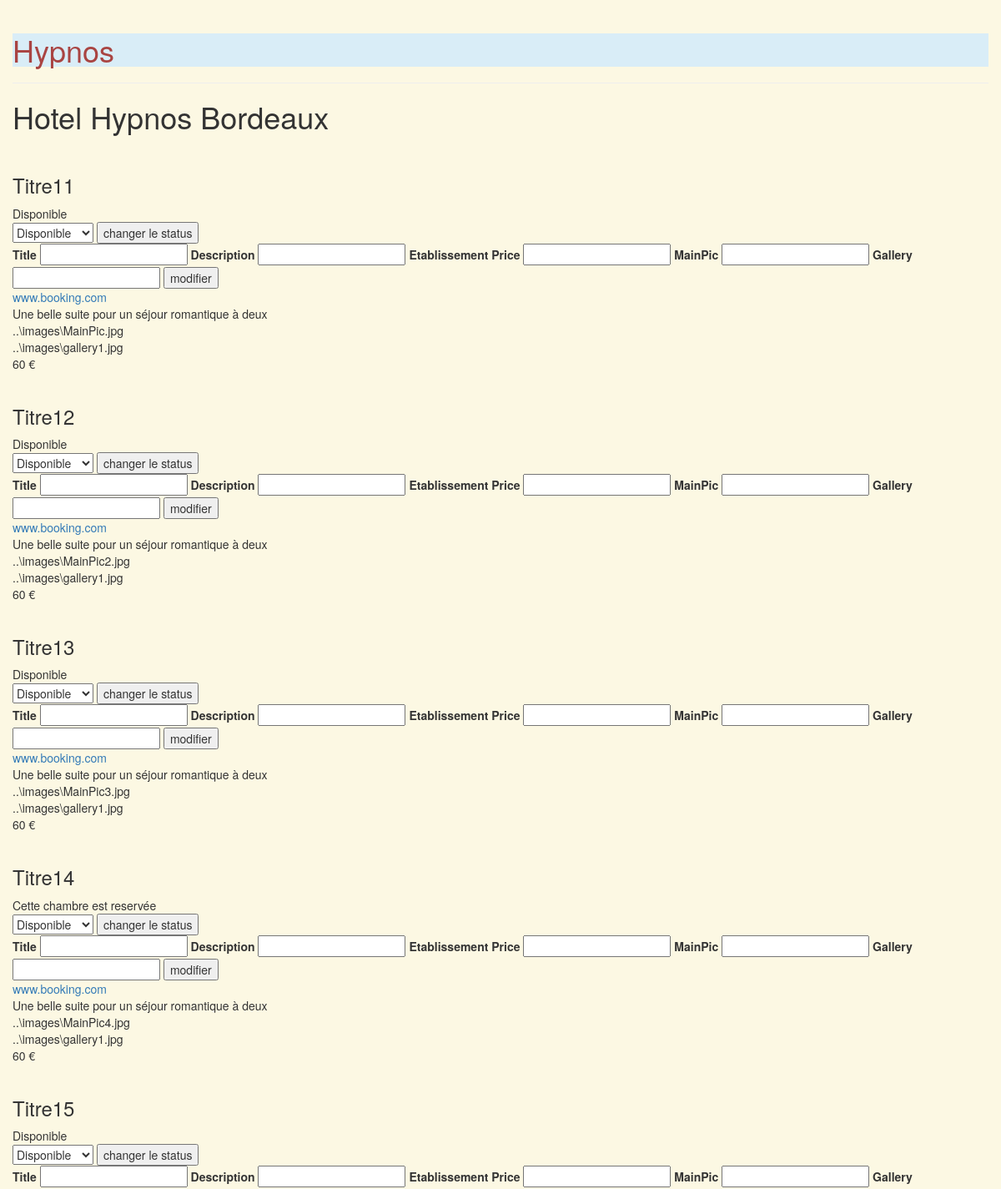
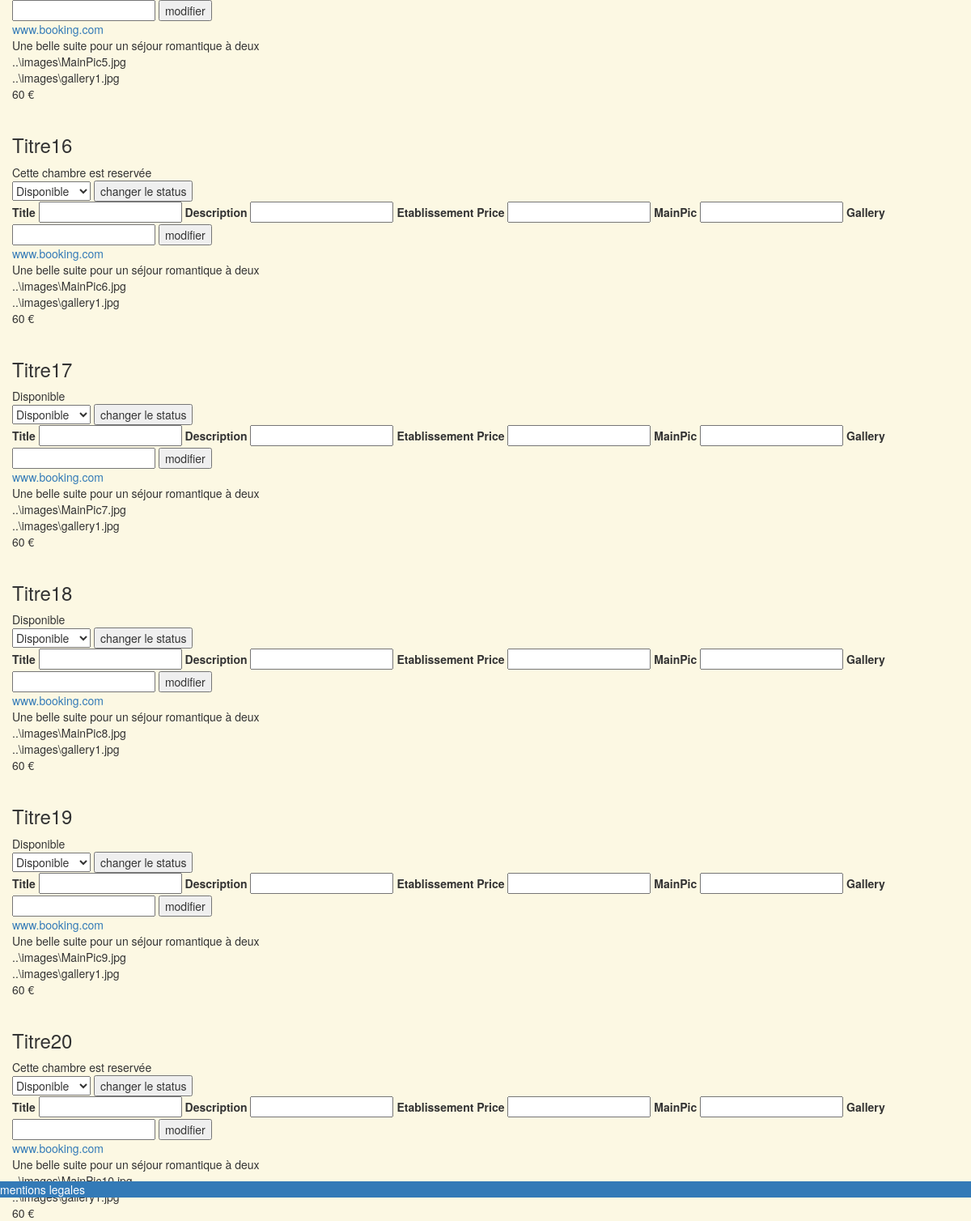
/Front/PageEtablissement.php (signed in), run on the app's committed database (2 pictures, top to bottom).
### tables this page shows
CREATE TABLE IF NOT EXISTS Establishment(
  ID INTEGER NOT NULL AUTO_INCREMENT,
  Address VARCHAR(250) NOT NULL,
  City VARCHAR(250) NOT NULL,
  Name VARCHAR(250) NOT NULL,
  Manager INTEGER NOT NULL,
  FOREIGN KEY(Manager) REFERENCES User(ID),
  PRIMARY KEY(ID)
);

CREATE TABLE IF NOT EXISTS Suite(
  ID INTEGER NOT NULL AUTO_INCREMENT,
  Title VARCHAR(250) NOT NULL,  
  Establishment INTEGER NOT NULL,  
  Price DECIMAL NOT NULL,  
  IsOccupied BOOLEAN NOT NULL,  
  BookingLink VARCHAR(250) NOT NULL,  
  Description VARCHAR(1000) NOT NULL,  
  MainPic VARCHAR(250) NOT NULL,  
  Gallery VARCHAR(250) NOT NULL,
  Gallery2 VARCHAR(250) NOT NULL,
  Gallery3 VARCHAR(250) NOT NULL,
  FOREIGN KEY(Establishment) REFERENCES Establishment(ID),  
  PRIMARY KEY(ID)
);

### Back/ConnectToDatabase.php (called while the page is built, shortened)
<?php
function selectFromDatabase($table, $key, $data, $conn){
  $sql = "SELECT * FROM $table WHERE $key = '$data'";
  $result = mysqli_query($conn, $sql);
  $row = mysqli_fetch_all($result, MYSQLI_ASSOC);
  return $row;
}

### Back/DisplaySuite.php (the view, shortened to what this page needs)
<?php
require_once 'ConnectToDatabase.php';
if(isset($_SESSION['Role']) && ($_SESSION['Role'] == 2)){
  $Manager = $_SESSION['ID'];
  $establishments = selectFromDatabase('Establishment', 'Manager', $Manager, $conn);
  foreach($establishments as $establishment){
    $establishmentID = $establishment['ID'];
    $establishmentName = $establishment['Name'];
  }
  echo '<h1>'.$establishmentName.'</h1>' ;
  $suites = selectFromDatabase('Suite', 'Establishment', $establishmentID, $conn);
  foreach($suites as $suite){
       echo '<h3>'.htmlspecialchars($suite['Title']).'</br></h3>';
       $isOccupied = $suite['IsOccupied'];
       if($isOccupied == 1){
         echo "Cette chambre est reservée</br>";
       }else{
         echo "Disponible</br>";
       }
       require '../back/formChangeSuiteStatus.php';
       require '../back/formModifySuite.php';
       echo  '<a href="../www.booking.com">'.htmlspecialchars($suite['BookingLink']).'</a></br>';
       echo $suite['Description'].'</br>';
       echo $suite['MainPic'].'</br>';
       echo $suite['Gallery'].'</br>';
       echo $suite['Price'].' €'.'</br>';
     }
}

### Back/formChangeSuiteStatus.php (shortened to what this page needs)
<form method="POST" action="../Back/scriptChangeSuiteStatus.php" enctype="multipart/form-data">
    <select name="isOccupied">
        <option value="0">Disponible</option>
    </select>
    <button type="submit">changer le status</button>
</form>

### Back/formModifySuite.php (shortened to what this page needs)
<form method="POST" action="../back/scriptModifySuite.php"enctype="multipart/form-data">
    <label>Title</label>
    <input name="Title" type="text">
    <label>Description</label>
    <input name="Description" type="text">
    <label>Etablissement</label>
    <label>Price</label>
    <input name="Price" type="int">
    <label>MainPic</label>
    <input name="MainPic" type="text">
    <label>Gallery</label>
    <input name="Gallery" type="text">
    <button type="submit">modifier</button>
</form>

### data on the page
establishment: Name "Hotel Hypnos Bordeaux"
suite: Title "Titre11", IsOccupied "Disponible", BookingLink "www.booking.com", Description "Une belle suite pour un séjour romantique à deux", MainPic "..\\images\\MainPic.jpg", Gallery "..\\images\\gallery1.jpg", Price "60"
suite: Title "Titre12", IsOccupied "Disponible", BookingLink "www.booking.com", Description "Une belle suite pour un séjour romantique à deux", MainPic "..\\images\\MainPic2.jpg", Gallery "..\\images\\gallery1.jpg", Price "60"
suite: Title "Titre13", IsOccupied "Disponible", BookingLink "www.booking.com", Description "Une belle suite pour un séjour romantique à deux", MainPic "..\\images\\MainPic3.jpg", Gallery "..\\images\\gallery1.jpg", Price "60"
suite: Title "Titre14", IsOccupied "Cette chambre est reservée", BookingLink "www.booking.com", Description "Une belle suite pour un séjour romantique à deux", MainPic "..\\images\\MainPic4.jpg", Gallery "..\\images\\gallery1.jpg", Price "60"
suite: Title "Titre15", IsOccupied "Disponible", BookingLink "www.booking.com", Description "Une belle suite pour un séjour romantique à deux", MainPic "..\\images\\MainPic5.jpg", Gallery "..\\images\\gallery1.jpg", Price "60"
suite: Title "Titre16", IsOccupied "Cette chambre est reservée", BookingLink "www.booking.com", Description "Une belle suite pour un séjour romantique à deux", MainPic "..\\images\\MainPic6.jpg", Gallery "..\\images\\gallery1.jpg", Price "60"
suite: Title "Titre17", IsOccupied "Disponible", BookingLink "www.booking.com", Description "Une belle suite pour un séjour romantique à deux", MainPic "..\\images\\MainPic7.jpg", Gallery "..\\images\\gallery1.jpg", Price "60"
suite: Title "Titre18", IsOccupied "Disponible", BookingLink "www.booking.com", Description "Une belle suite pour un séjour romantique à deux", MainPic "..\\images\\MainPic8.jpg", Gallery "..\\images\\gallery1.jpg", Price "60"
suite: Title "Titre19", IsOccupied "Disponible", BookingLink "www.booking.com", Description "Une belle suite pour un séjour romantique à deux", MainPic "..\\images\\MainPic9.jpg", Gallery "..\\images\\gallery1.jpg", Price "60"
suite: Title "Titre20", IsOccupied "Cette chambre est reservée", BookingLink "www.booking.com", Description "Une belle suite pour un séjour romantique à deux", MainPic "..\\images\\MainPic10.jpg", Gallery "..\\images\\gallery1.jpg", Price "60"
